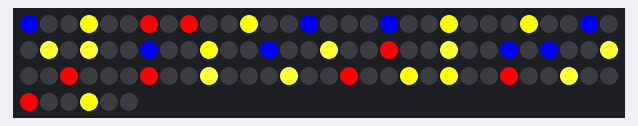
Recording of a sketch running on a simulated Arduino Uno, built with avr-gcc and run on an emulated ATmega328P. Shown: 96 RGB LEDs in strip order, left to right, continuing on the next row.

Above: at 0.11 s.
At 5.0 s:
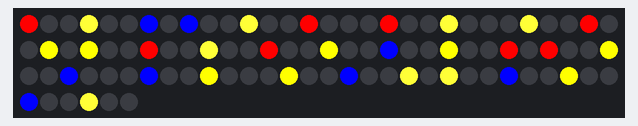
At 10.01 s:
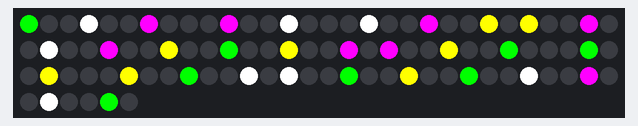
At 15.0 s:
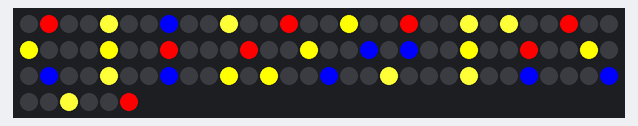
At 25.0 s:
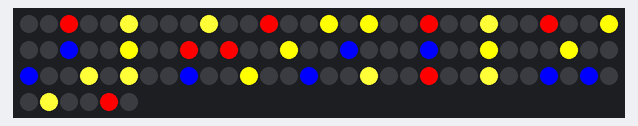
At 39.89 s:
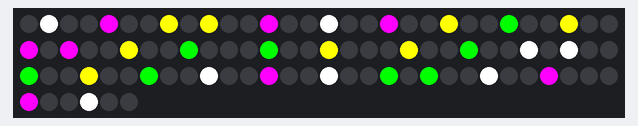

The sketch:

pattern_10.ino
```cpp
#include <FastLED.h>

#define DATA_PIN 10

#define NUM_STRIPS 12
#define LEDS_PER_STRIP 8
#define NUM_LEDS (NUM_STRIPS * LEDS_PER_STRIP)

CRGB leds[NUM_LEDS];

// =====================================================
// Zig-zag mapping
// =====================================================
int getIndex(int strip, int led) {

  if (strip % 2 == 1) {
    led = (LEDS_PER_STRIP - 1) - led;
  }

  return strip * LEDS_PER_STRIP + led;
}

// =====================================================
// Motion
// =====================================================
int shift = 0;
int direction = 1;

unsigned long lastMove = 0;
unsigned long lastMode = 0;

int mode = 0; // 0 = CW, 1 = CCW

// =====================================================
// Thunder colors
// =====================================================
CRGB cwColors[4] = {
  CRGB::Blue,
  CRGB(255, 180, 20), // Gold
  CRGB::Red,
  CRGB::Yellow
};

CRGB ccwColors[4] = {
  CRGB::Green,
  CRGB::White,
  CRGB::Purple,
  CRGB::Orange
};

// =====================================================
// Setup
// =====================================================
void setup() {
  FastLED.addLeds<WS2812, DATA_PIN, GRB>(leds, NUM_LEDS);
  FastLED.clear();
}

// =====================================================
// LOOP
// =====================================================
void loop() {

  fadeToBlackBy(leds, NUM_LEDS, 90);

  // =================================================
  // Mode switch every 5 seconds
  // =================================================
  if (millis() - lastMode > 5000) {

    lastMode = millis();

    mode = 1 - mode; // toggle

    direction = (mode == 0) ? 1 : -1;
  }

  // =================================================
  // Movement speed
  // =================================================
  if (millis() - lastMove > 110) {

    lastMove = millis();
    shift += direction;
  }

  // =================================================
  // 4 THUNDER STREAMS
  // =================================================
  for (int wave = 0; wave < 4; wave++) {

    int startStrip = wave * 3; // 0,3,6,9

    CRGB color = (mode == 0) ? cwColors[wave] : ccwColors[wave];

    for (int i = 0; i < LEDS_PER_STRIP; i++) {

      int strip = (startStrip + (i * direction) + shift) % NUM_STRIPS;
      if (strip < 0) strip += NUM_STRIPS;

      int led = i;

      leds[getIndex(strip, led)] += color;
    }
  }

  FastLED.show();
}
```
